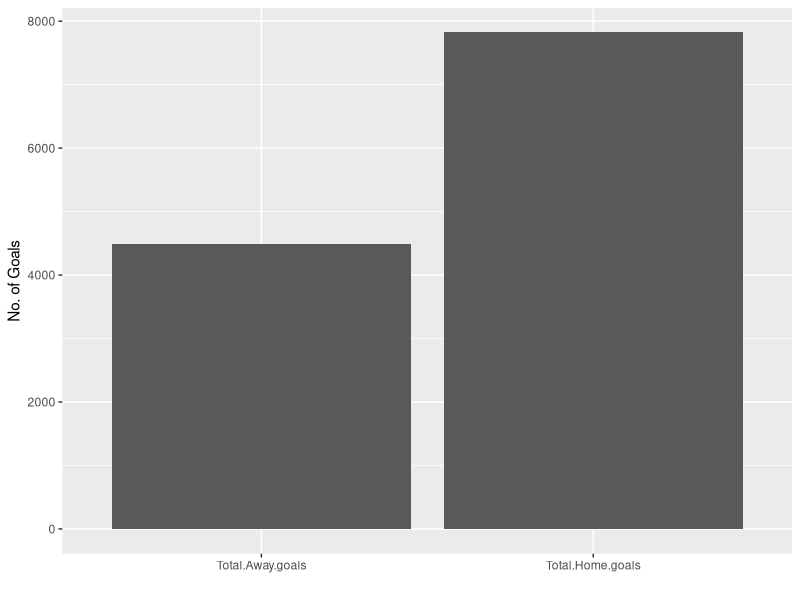
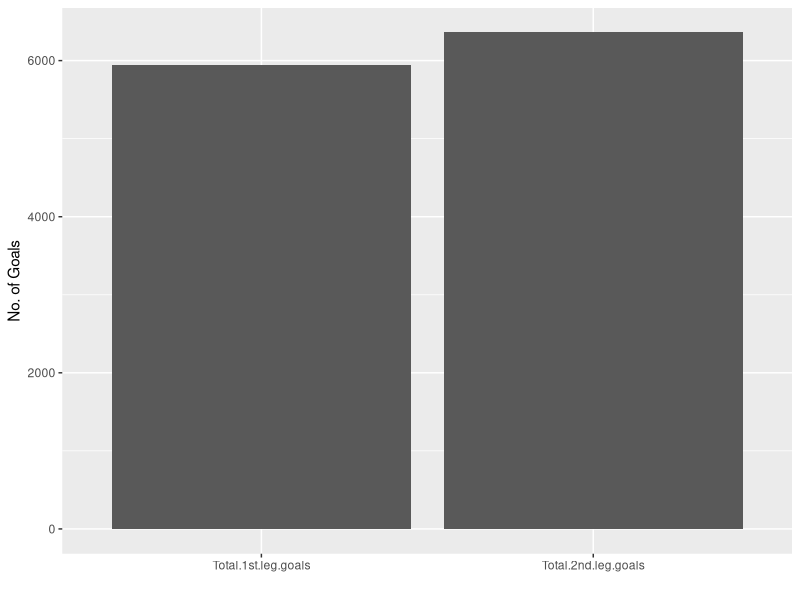
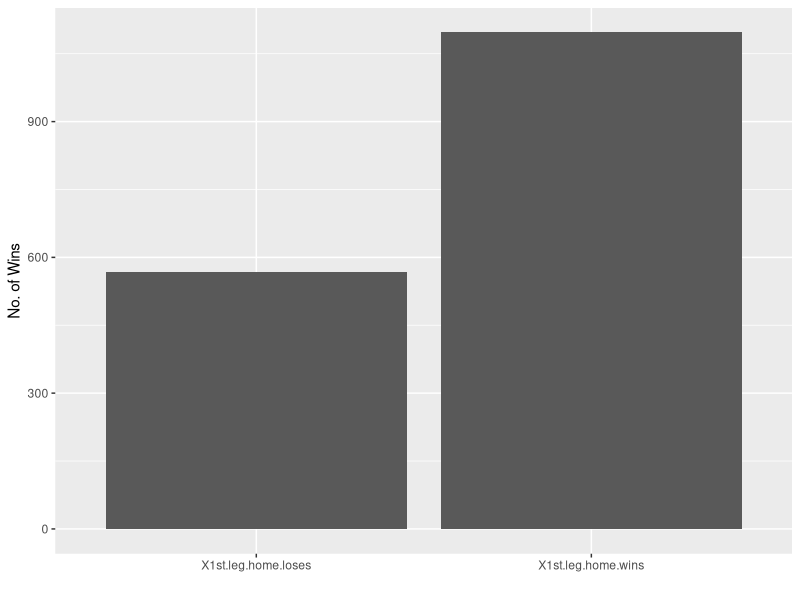
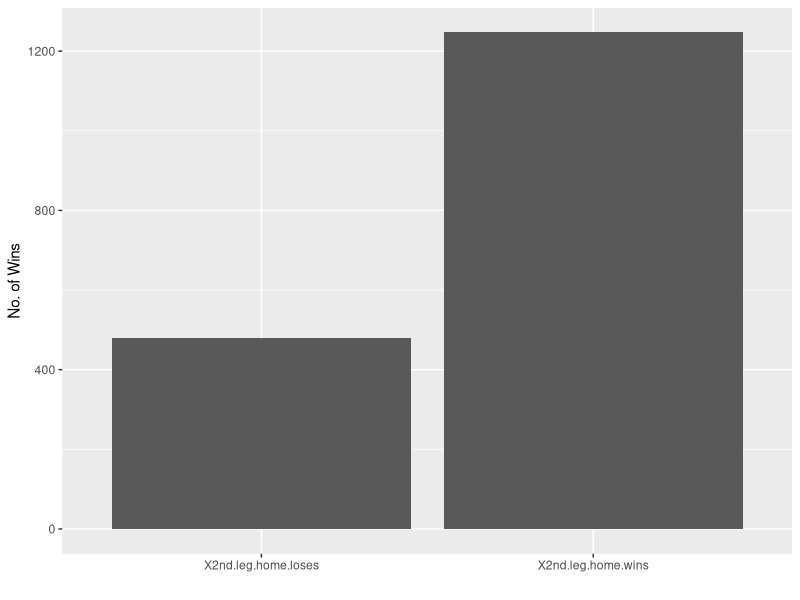
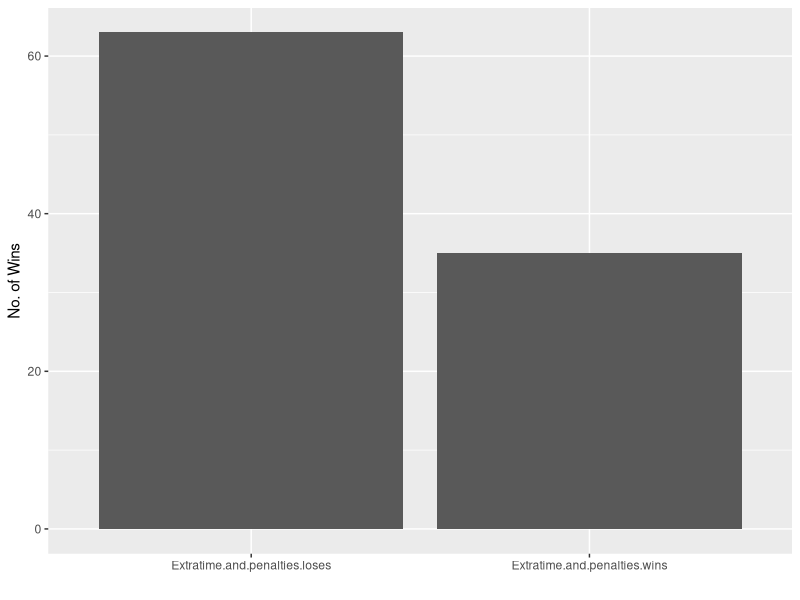
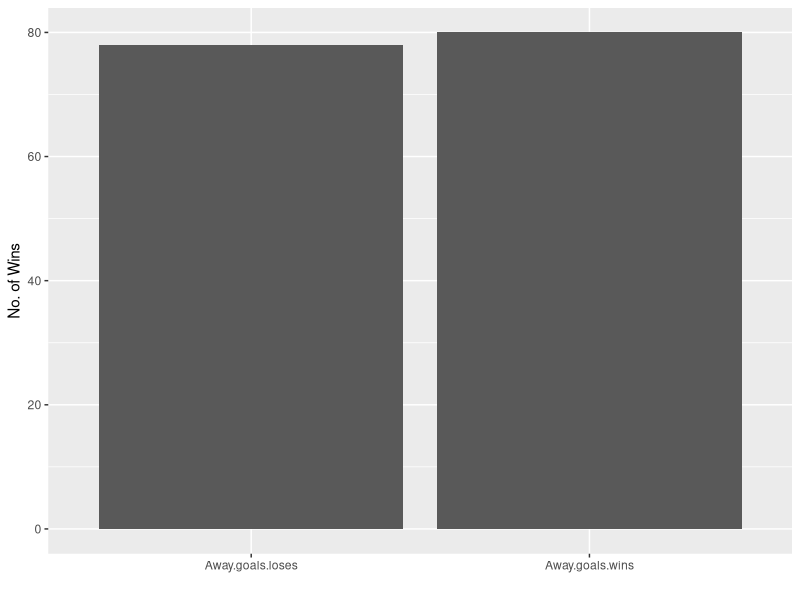

Here is the R script that generated these plots, in order:
## ---- chunk 1
library(ggplot2)
summarized_ecl_data <- read.csv("summarized_ecl_data.csv")

h_a_goals_comp <- as.data.frame(t(summarized_ecl_data[, c("Total.Home.goals", "Total.Away.goals")]))
h_a_goals_comp$goals <- row.names(h_a_goals_comp)

leg_goals_comp <- as.data.frame(t(summarized_ecl_data[, c("Total.1st.leg.goals", "Total.2nd.leg.goals")]))
leg_goals_comp$goals <- row.names(leg_goals_comp)

f_leg_home_wins <- as.data.frame(t(summarized_ecl_data[, c("X1st.leg.home.wins", "X1st.leg.home.loses")]))
f_leg_home_wins$wins <- row.names(f_leg_home_wins)

s_leg_home_wins <- as.data.frame(t(summarized_ecl_data[, c("X2nd.leg.home.wins", "X2nd.leg.home.loses")]))
s_leg_home_wins$wins <- row.names(s_leg_home_wins)

e_p_wins <- as.data.frame(t(summarized_ecl_data[, c("Extratime.and.penalties.wins", "Extratime.and.penalties.loses")]))
e_p_wins$wins <- row.names(e_p_wins)

a_g_wins <- as.data.frame(t(summarized_ecl_data[, c("Away.goals.wins", "Away.goals.loses")]))
a_g_wins$wins <- row.names(a_g_wins)
## ---- chunk 2
library(ggplot2)
ggplot(data=h_a_goals_comp, aes(x=goals , y=V1)) +
  geom_bar(stat="identity") +
  xlab("") + ylab("No. of Goals")
## ---- chunk 3
ggplot(data=leg_goals_comp, aes(x=goals , y=V1)) +
  geom_bar(stat="identity") +
  xlab("") + ylab("No. of Goals")
## ---- chunk 4
ggplot(data=f_leg_home_wins, aes(x=wins , y=V1)) +
  geom_bar(stat="identity") +
  xlab("") + ylab("No. of Wins")

ggplot(data=s_leg_home_wins, aes(x=wins , y=V1)) +
  geom_bar(stat="identity") +
  xlab("") + ylab("No. of Wins")
## ---- chunk 5
ggplot(data=e_p_wins, aes(x=wins , y=V1)) +
  geom_bar(stat="identity") +
  xlab("") + ylab("No. of Wins")
## ---- chunk 6
ggplot(data=a_g_wins, aes(x=wins , y=V1)) +
  geom_bar(stat="identity") +
  xlab("") + ylab("No. of Wins")
